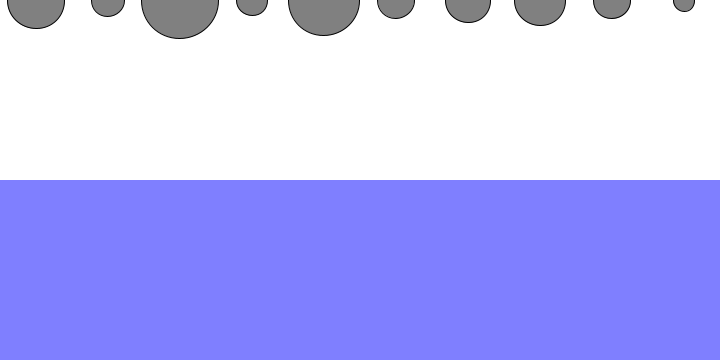
Frame 1 (no input)
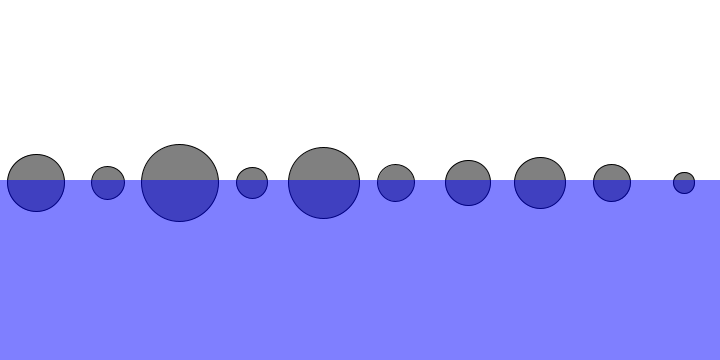
Frame 60 (the mouse pressed at the canvas centre just before this capture)
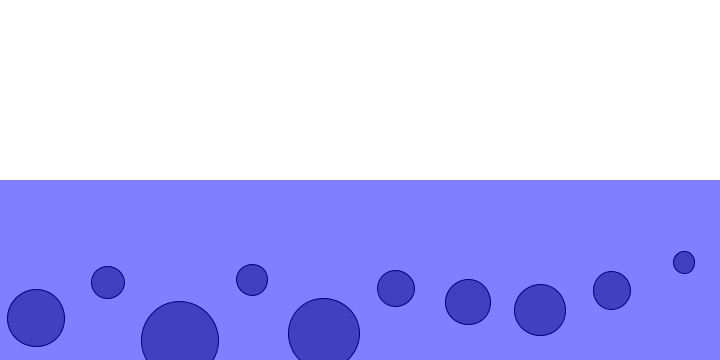
Frame 120 (the mouse held since frame 60 and released just before this capture)

The Processing sketch that drew these frames (run headless with seeded random() and noise(); from frame 60 on, the mouse is pressed at the canvas centre):

// Processing sketch: eg5
// ── eg5.pde
class Mover {
  
  PVector pos;
  PVector vel;
  PVector acc;
  
  float mass;
  
  Mover(PVector _pos, float _mass) {
    pos = _pos;
    vel = new PVector(0, 0);
    acc = new PVector(0, 0);
    
    mass = _mass;
  }
  
  void applyForce(PVector force) {
    PVector f = PVector.div(force, mass);
    acc.add(f);
  }
  
   void update() {
    checkEdges();
    vel.add(acc);
    pos.add(vel);
    acc.mult(0);
 }
 
 void display() {
   stroke(0);
   fill(128);
   ellipse(pos.x, pos.y, mass * 16, mass * 16);
 }
 
 void checkEdges() {
   if (pos.x > width) {
     pos.x = width;
     vel.x *= -1;
   }
   else if (pos.x < 0) {
     pos.x = 0;
     vel.x *= -1;
   }
   if (pos.y > height) {
     pos.y = height;
     vel.y *= -1;
   }
   else if (pos.y < 0) {
     pos.y = 0;
     vel.y *= -1;
   }
 }
 
 PVector getGravity(Float c) {
   return new PVector(0, c*mass);
 }
 
 PVector getFriction(Float c) {
   PVector friction = vel.get();
   friction.mult(-1);
   friction.normalize();
   friction.mult(c);
   return friction;
 }
 
 boolean isInside(Liquid l) {
   if (pos.x >= l.x && pos.x <= l.x + l.w && pos.y >= l.y && pos.y <= l.y + l.h) {
     return true;
   } else {
     return false;
   }
 }
 
 void drag(Liquid l) {
   float speed = vel.mag();
    // The force’s magnitude: Cd * v~2~
    float dragMagnitude = l.c * speed * speed;

    PVector drag = vel.get();
    drag.mult(-1);
    // The force's direction: -1 * velocity
    drag.normalize();

    // Finalize the force: magnitude and direction together.
    drag.mult(dragMagnitude);

    // Apply the force.
    applyForce(drag);
 }
 
}

class Liquid {
  float x, y, w, h;
  float c;
  
  Liquid(float x_, float y_, float w_, float h_, float c_) {
    x = x_;
    y = y_;
    w = w_;
    h = h_;
    c = c_;
  }
  
  void display() {
    noStroke();
    fill(0, 0, 255, 128);
    rect(x,y,w,h);
  }
}

Mover[] movers = new Mover[10];
Liquid liquid;
//PVector wind;

void setup() {
  size(720, 360);
  background(255);
  //wind = new PVector(0.001, 0);
  for (int i = 0; i < movers.length; i++) {
    movers[i] = new Mover(new PVector(i * (width / movers.length) + (width / movers.length) / 2 , 0), random(1, 5));
  }
  liquid = new Liquid(0, height/2, width, height/2, 0.1);
}

void draw() {
  background(255);
  for(int i = 0; i < movers.length; i++) {
    PVector gravity = movers[i].getGravity(0.1);
    float c;
    if (movers[i].pos.x < width/2) c = -0.05;
    else c = 0.1;
    //PVector friction = movers[i].getFriction(c);
    movers[i].applyForce(gravity);
    //movers[i].applyForce(wind);
        if (movers[i].isInside(liquid)) {
      movers[i].drag(liquid);
    }
    movers[i].update();
    movers[i].display(); 
  }
  liquid.display();
}
